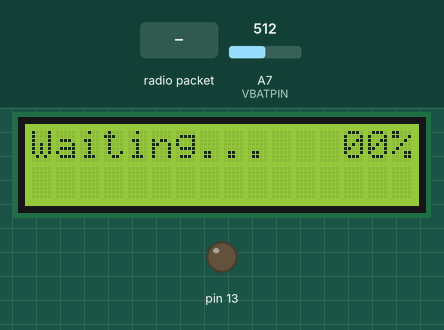
Recording of a sketch running on a simulated Arduino Nano, built with avr-gcc and run on an emulated ATmega328P. Parts: 16×2 character LCD, output pins drawn as LEDs (lit = HIGH). Inputs (shaded band) come from the test bench; at power-on: A7 (VBATPIN) = 512. No radio packets arrive unless stated; pins used as bus, display or sensor lines are not drawn.

Above: at 1.4 s.
1.5 s: radio packet "1" arrives
At 2.4 s:
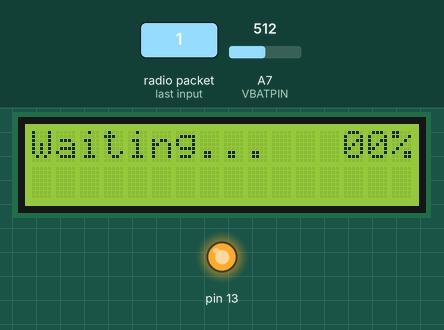
3.0 s: A7 (VBATPIN) set to 490
At 3.8 s:
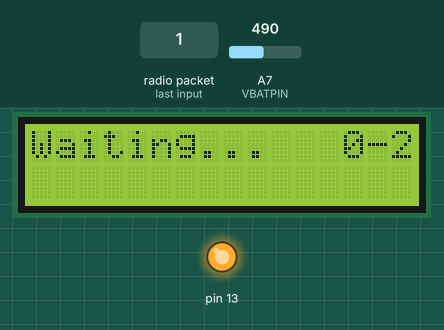
5.5 s: A7 (VBATPIN) set to 306
At 6.2 s:
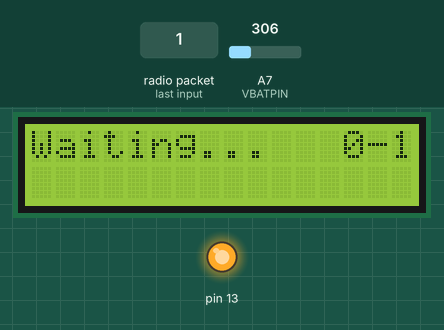
7.9 s: A7 (VBATPIN) set to 290
At 11.36 s:
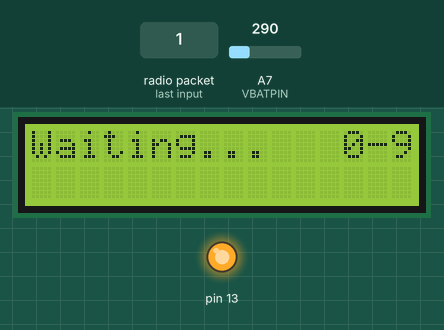
11.5 s: radio packet "0" arrives
At 13.6 s:
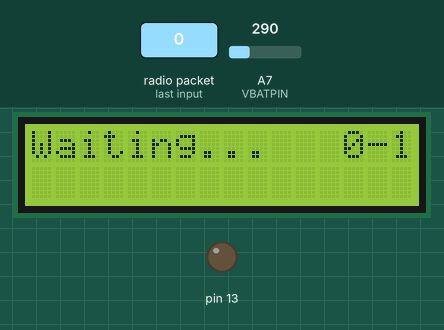
14.3 s: radio packet "2" arrives
At 15.7 s:
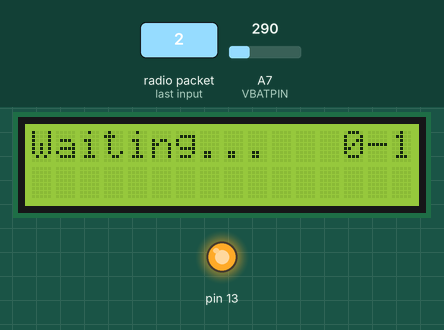
Timing chart, 0 to 16.8 s (numbered marks = the images above; inputs shaded):
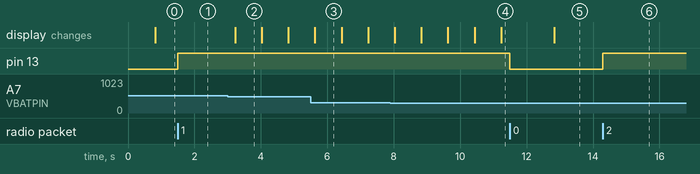

The sketch:

RemoteControl.ino
```cpp
#include <SPI.h>
#include <RH_RF95.h>
#include <LiquidCrystal_PCF8574.h>
#include <Wire.h>
#include "common.h"

#define RFM95_CS 8
#define RFM95_RST 4
#define RFM95_INT 3

#define STOP_PIN 10
#define MOBSTOP_PIN 11
#define START_PIN 12
#define RF95_FREQ 915.0

#define LED 13
#define VBATPIN A7

RH_RF95 rf95(RFM95_CS, RFM95_INT);

LiquidCrystal_PCF8574 lcd(0x27); // set the LCD address to 0x27 for a 16 chars and 2 line display

volatile char sendSig = 0;

bool isConnected = false;
char led = 0;
unsigned long lastAck = 0;
unsigned long lastBeat = 0;
unsigned long lastDisplay = 0;
unsigned long lastKill = 0;
float batSmoothed = 50;
RadioPacket toSend;

void stopInterrupt()
{
  if (sendSig == 0)
    sendSig = 1;
}

void mobStopInterrupt()
{
  if (sendSig == 0)
    sendSig = 2;
}

void startInterrupt()
{
  if (sendSig == 0)
    sendSig = 3;
}


void setup()
{
  Serial.begin(115200);

  // display init to blank screen
  lcd.begin(16, 2); // initialize the lcd
  lcd.setBacklight(255);
  lcd.home();
  lcd.clear();
  lcd.noBlink();
  lcd.noCursor();

  pinMode(13, OUTPUT);
  digitalWrite(13, led);

  // reset rfm95
  pinMode(RFM95_RST, OUTPUT);
  digitalWrite(RFM95_RST, LOW);
  delay(10);
  digitalWrite(RFM95_RST, HIGH);
  delay(10);

  // init rfm95
  rf95.init();
  rf95.setFrequency(RF95_FREQ);
  rf95.setTxPower(23, false);

  // button interrupt setup
  pinMode(STOP_PIN, INPUT);
  attachInterrupt(digitalPinToInterrupt(STOP_PIN), stopInterrupt, FALLING);

  pinMode(MOBSTOP_PIN, INPUT);
  attachInterrupt(digitalPinToInterrupt(MOBSTOP_PIN), mobStopInterrupt, FALLING);

  pinMode(START_PIN, INPUT);
  attachInterrupt(digitalPinToInterrupt(START_PIN), startInterrupt, FALLING);

  // initial battery status
  float measuredvbat = analogRead(VBATPIN);
  measuredvbat *= 2;    // we divided by 2, so multiply back
  measuredvbat *= 3.3;  // Multiply by 3.3V, our reference voltage
  measuredvbat /= 1024; // convert to voltage
  batSmoothed = (measuredvbat - 3.3) * 111.1; //111.1 = 100/90 assuming 90 is max percent
  if (batSmoothed > 99) {
    batSmoothed = 99;
  }

  strncpy(toSend.password, GLOBAL_PASSWORD, sizeof(GLOBAL_PASSWORD));

}

void updateDisplay() {
  lcd.home();
  lcd.clear();

  if (sendSig > 0) {
    lcd.print("Sending: ");
    lcd.print((float)sendSig, 0);
    return;
  }

  // Connection status
  if (isConnected) {
    lcd.print("Connected.   ");
    lcd.setCursor(0, 1);
    lcd.print("Last ack: ");
    lcd.print((millis() - lastAck) / 1000.0, 0);
    lcd.print("s");
  } else {
    lcd.print("Waiting...");
  }

  // Battery status
  float measuredvbat = analogRead(VBATPIN);
  measuredvbat *= 2;    // we divided by 2, so multiply back
  measuredvbat *= 3.3;  // Multiply by 3.3V, our reference voltage
  measuredvbat /= 1024; // convert to voltage
  measuredvbat = (measuredvbat - 3.3) * 111.1; //111.1 = 100/90 assuming 90 is max percent
  if (measuredvbat > 99) {
    measuredvbat = 99;
  }

  batSmoothed = 0.9 * batSmoothed + 0.1 * measuredvbat;

  lcd.setCursor(13, 0);
  if (batSmoothed < 10) {
    lcd.print("0");
  }
  lcd.print(batSmoothed, 0);
  lcd.print("%");
}

void loop()
{
  if (rf95.available())
  {

    led = !led;
    digitalWrite(13, led);

    uint8_t buf[sizeof(RadioPacket)];
    uint8_t len = sizeof(buf);

    if (rf95.recv(buf, &len))
    {
      // Convert packet to character array to determine message contents
      RadioPacket msg = *(RadioPacket*)buf;

      // Check password
      if (strcmp(GLOBAL_PASSWORD, msg.password) == 0) {

        // Handshake
        if (!isConnected && msg.id == 1) {
          lastAck = millis();
          lastBeat = millis();
          isConnected = true;
          toSend.id = 2;
          rf95.send((uint8_t*)&toSend, sizeof(toSend));
          rf95.waitPacketSent();
        }

        // Heartbeat ACK
        if (isConnected && msg.id == 4) {
          lastAck = millis();
        }

        // Signal ACK
        if (isConnected && msg.id == 9) {
          lastAck = millis();
          sendSig = 0;
        }
      }
    }
  }

  // Mark us as disconnected if we haven't received an ACK in a while
  if (isConnected && (millis() - lastAck) > 5000) {
    isConnected = false;
    sendSig = 0;
  }

  // Send a signal if we have one waiting
  if (isConnected && sendSig > 0 && (millis() - lastKill) > 300) {
    lastKill = millis();
    toSend.id = 0;
    toSend.message[0] = sendSig;

    rf95.send((uint8_t*)&toSend, sizeof(toSend));
    rf95.waitPacketSent();
  }

  // Send a hearbeat periodically if we haven't received an ACK in a while
  if (isConnected && sendSig == 0 && (millis() - lastAck) > 500 && (millis() - lastBeat) > 300) {
    lastBeat = millis();
    toSend.id = 3;
    rf95.send((uint8_t*)&toSend, sizeof(toSend));
    rf95.waitPacketSent();
  }

  // Update display periodically
  if ((millis() - lastDisplay) > 800) {
    lastDisplay = millis();
    updateDisplay();
  }
}
```

common.h
```cpp
#ifndef COMMON_H
#define COMMON_H

#define GLOBAL_PASSWORD "CRABCAKES"

struct RadioPacket {
    unsigned char   id;
    char            password[sizeof(GLOBAL_PASSWORD)];
    char            message[16];
};

#endif
```

Measured:
- after the input at 1.5 s, pin 13: LOW → HIGH at once
- after the input at 3.0 s, the display: changes after 0.22 s (image 2)
- after the input at 11.5 s, pin 13: HIGH → LOW at once
- after the input at 14.3 s, pin 13: LOW → HIGH at once
- what the display in image 2 shows lasts 0.8 s, from 3.2 s to 4.0 s
